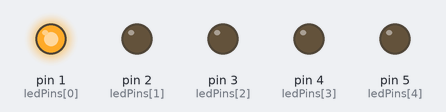
Bench run of a sketch on a simulated Arduino Uno, built with avr-gcc and run on an emulated ATmega328P. Shown: output pins drawn as LEDs (lit = HIGH).

Above: at 0.05 s.
At 0.25 s:
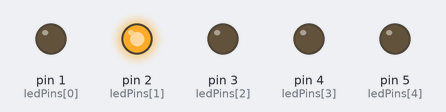
At 0.65 s:
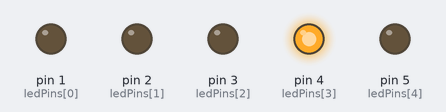
At 0.75 s:
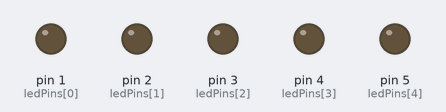
At 1.45 s:
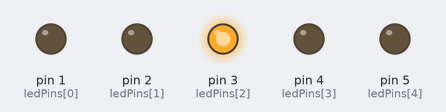
At 2.85 s:
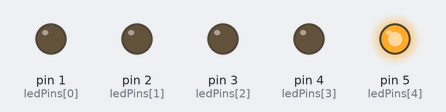
Timing chart, 0 to 3.1 s (numbered marks = the images above):
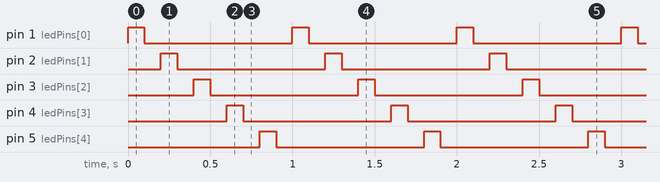

The sketch:

lab1.ino
```cpp
const int ledPins[] = {1, 2, 3, 4, 5};
const int numLeds = 5;

void setup() {
  for(int i = 0; i < numLeds; i++) {
    pinMode(ledPins[i], OUTPUT);
  }
}

void loop() {

  for(int i = 0; i < numLeds; i++) {
      digitalWrite(ledPins[i], HIGH);
      delay(100);
      digitalWrite(ledPins[i], LOW);
      delay(100);
    }
  for(int i = 0; i < numLeds; i++) {
      digitalWrite(ledPins[i], HIGH);
      delay(100);
      digitalWrite(ledPins[i], LOW);
      delay(100);
  }
}
```

Measured:
- by itself, pin 1 (ledPins[0]), pin 2 (ledPins[1]), pin 3 (ledPins[2]), pin 4 (ledPins[3]), pin 5 (ledPins[4]): alternates HIGH for 0.10 s and LOW for 0.90 s
- by itself, everything shown: repeats every 1.0 s, in 10 steps
